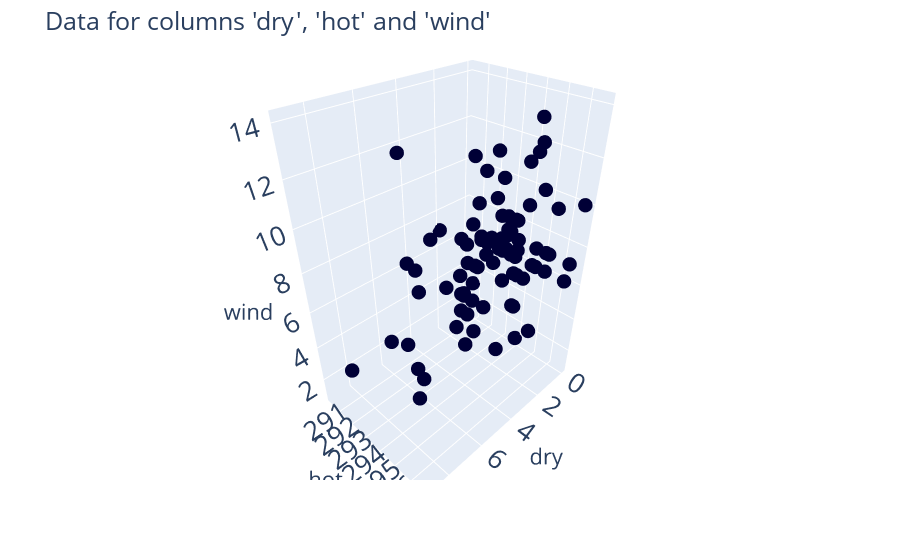

Notebook source saved alongside this figure:
### Code cell
scatter_3d(df.iloc[:,1:])

### Figure 1 — Plotly figure (JSON) as saved in the notebook; plotly's stock layout.template omitted (floating-point values rounded to 4 significant figures)
{"data": [{"hovertemplate": "Data=Real<br>dry=%{x}<br>hot=%{y}<br>wind=%{z}<extra></extra>", "legendgroup": "Real", "marker": {"color": "#000036", "size": 5, "symbol": "circle"}, "mode": "markers", "name": "Real", "scene": "scene", "showlegend": true, "type": "scatter3d", "x": [0, 5, 7, 4, 7, 3, 0, 0, 2, 8, 3, 0, 6, 9, 2, 2, 0, 8, 2, 0, 3, 0, 6, 4, 3, 3, 0, 3, 0, 0, 1, 1, 0, 2, 0, 0, 5, 0, 3, 0, 0, 0, 0, 0, 0, 3, 1, 0, 3, 8, 5, 0, 3, 3, 2, 3, 2, 2, 1, 0, 0, 0, 3, 0, 6, 3, 0, 3, 2, 0, 0, 3, 3, 0, 0, 2, 1, 0, 0, 3, 0, 2, 0, 1], "y": [292.4, 296.7, 294.1, 293.4, 293.5, 292.6, 293.8, 294.6, 292.7, 293.8, 294.1, 293.5, 293.0, 292.2, 290.3, 292.1, 291.0, 295.3, 293.7, 293.4, 292.9, 292.1, 293.2, 291.8, 293.1, 293.3, 293.8, 292.7, 295.1, 292.6, 291.0, 292.1, 291.2, 293.3, 294.4, 293.4, 291.3, 290.7, 293.3, 291.6, 292.1, 294.2, 296.6, 294.6, 292.9, 293.0, 293.6, 296.2, 292.7, 294.8, 293.7, 294.6, 293.5, 292.7, 294.0, 294.8, 293.5, 292.2, 293.8, 293.3, 292.8, 294.4, 293.4, 295.1, 293.3, 293.7, 293.4, 294.9, 293.1, 293.1, 293.6, 295.0, 295.0, 294.7, 294.0, 295.0, 293.6, 294.0, 293.6, 296.2, 295.3, 294.9, 296.4, 296.0], "z": [6, 11, 4, 4, 5, 6, 1, 2, 2, 6, 5, 7, 8, 4, 7, 7, 8, 4, 10, 8, 5, 5, 7, 8, 4, 12, 11, 5, 6, 6, 3, 7, 6, 7, 12, 6, 7, 3, 9, 6, 11, 13, 10, 7, 7, 2, 7, 6, 8, 14, 7, 6, 7, 4, 11, 10, 8, 6, 8, 8, 8, 6, 5, 7, 2, 7, 5, 9, 11, 6, 5, 3, 7, 10, 9, 8, 7, 5, 3, 13, 7, 5, 7, 10]}], "layout": {"font": {"size": 18}, "legend": {"title": {"text": "Data"}, "tracegroupgap": 0}, "margin": {"t": 60}, "plot_bgcolor": "#F5F5F8", "scene": {"domain": {"x": [0, 1], "y": [0, 1]}, "xaxis": {"title": {"text": "dry"}}, "yaxis": {"title": {"text": "hot"}}, "zaxis": {"title": {"text": "wind"}}}, "showlegend": false, "title": {"text": "Data for columns 'dry', 'hot' and 'wind'"}}}
